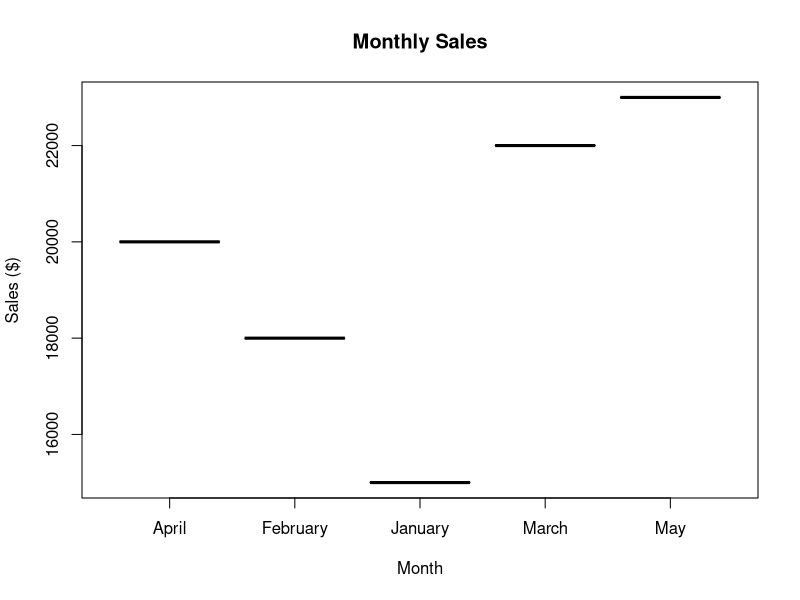

This figure's R source:
month <- factor(c("January", "February", "March", "April", "May"))
sales <- c(15000, 18000, 22000, 20000, 23000)
plot(month, sales,
     type = "o",
     col = "blue",
     xlab = "Month",
     ylab = "Sales ($)",
     main = "Monthly Sales")
